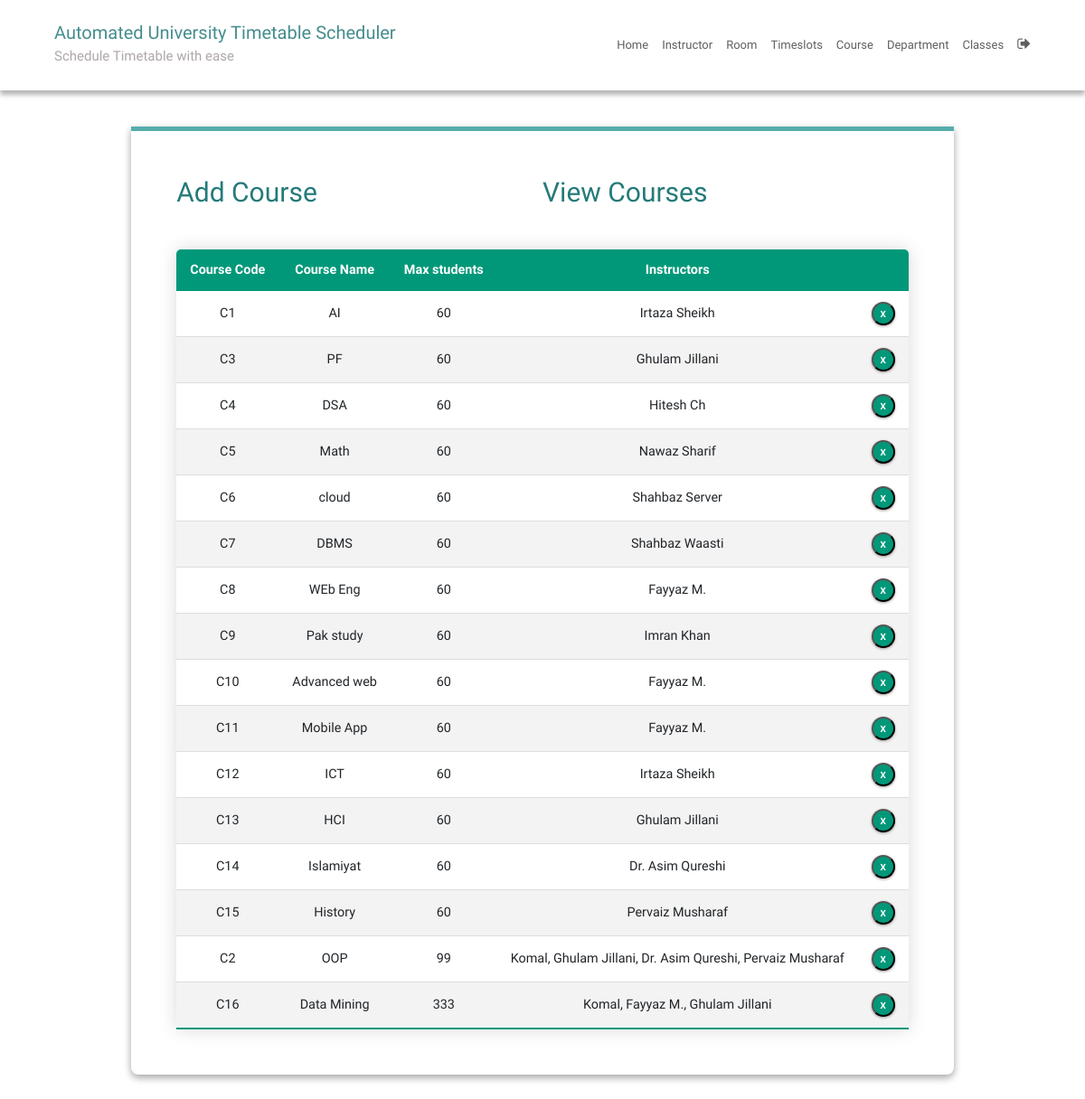
Page /courseEdit/ (signed in) on the earlier database version.
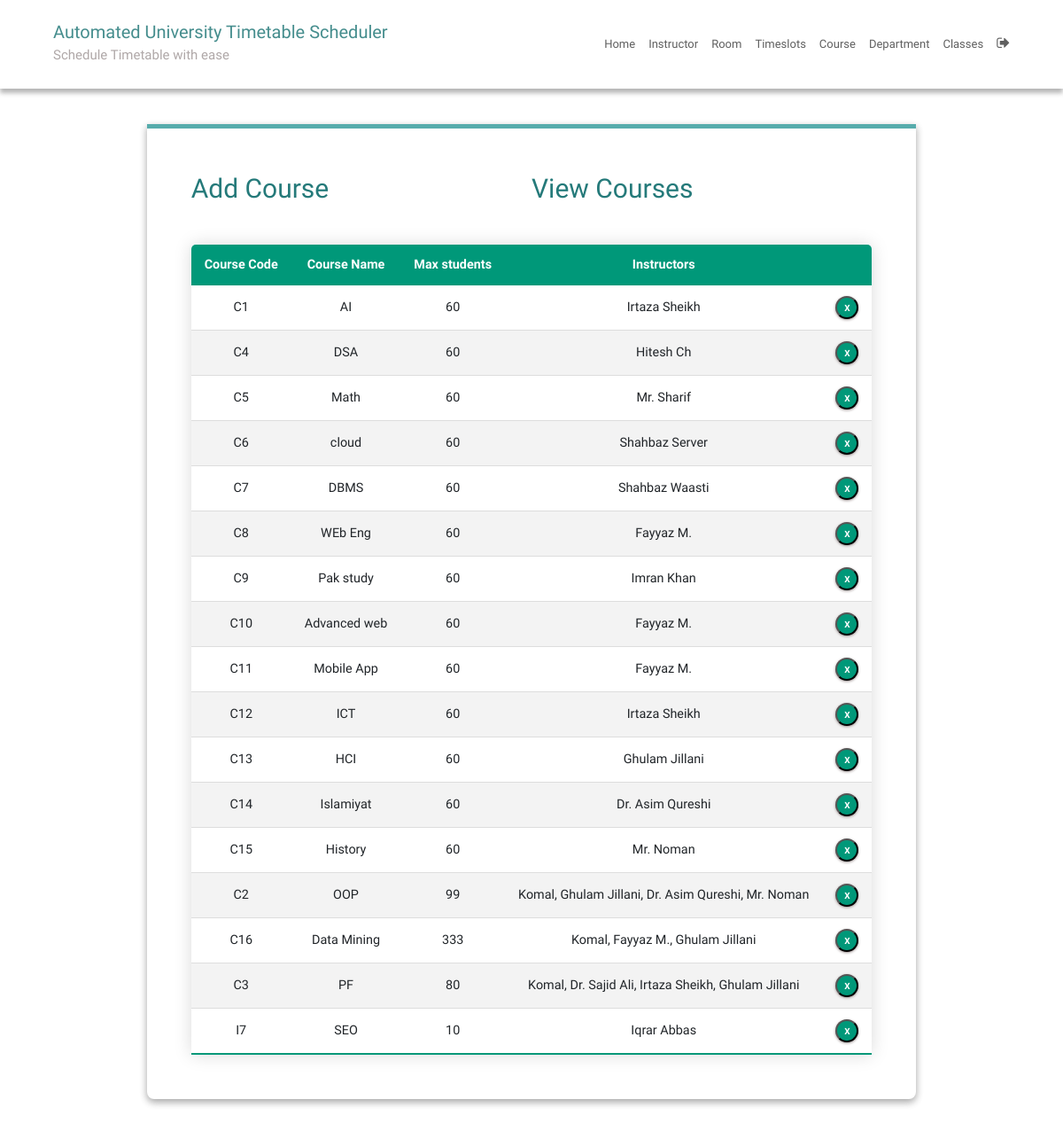
Same page on the later database version.
### SchedulerApp/models.py (models this page shows, shortened)
class Course(models.Model):
    course_number = models.CharField(max_length=5, primary_key=True)
    course_name = models.CharField(max_length=40)
    max_numb_students = models.CharField(max_length=65)
    instructors = models.ManyToManyField(Instructor)
    num_class_in_week = models.IntegerField(default=0) # num of classes in week per course

### SchedulerApp/views.py (the view)
# urls.py: path("courseEdit/", courseEdit, name="courseEdit"),
@login_required
def courseEdit(request):
    instructor = defaultdict(list)
    for course in Course.instructors.through.objects.all():
        course_number = course.course_id
        instructor_name = Instructor.objects.filter(id=course.instructor_id).values(
            "name"
        )[0]["name"]
        instructor[course_number].append(instructor_name)
    context = {"courses": Course.objects.all(), "instructor": instructor}
    return render(request, "courseEdit.html", context)

### SchedulerApp/templatetags/index.py (called while the page is built)
@register.filter
def dictKey(d, k):
    return ', '.join(d[k]) or ''

@register.tag
def active(parser, token):
    args = token.split_contents()
    template_tag = args[0]
    if len(args) < 2:
        raise (template.TemplateSyntaxError, f'{template_tag} tag requires at least one argument')
    return NavSelectedNode(args[1:])

    def render(self, context):
        path = context['request'].path
        for p in self.patterns:
            pValue = template.Variable(p).resolve(context)
            if path == pValue:
                return 'active'
        return ''

### templates/courseEdit.html (shortened to what this page needs)
{% extends 'base.html' %}
{% block content %}
{% load static %}
{% load index %}
<fieldset class="fieldset">
  <div class="tablink">
    <a href="{% url 'courseAdd'%}">
      <h1 onclick="openPage('new')" id="defaultOpen">Add Course</h1>
    </a>
    <h1 onclick="openPage('edit')" id="link_to_edit">View Courses</h1>
  </div>
  <div class="tabcontent" id="edit">
    <table class="editTable">
      <thead>
        <tr class="table-headers">
          <th>Course Code</th>
          <th>Course Name</th>
          <th>Max students</th>
          <th>Instructors</th>
          <th class="empty"></th>
        </tr>
      </thead>
      <tbody>
        {% for crs in courses %}
        <tr>
          <td>{{crs.course_number}}</td>
          <td>{{crs.course_name}}</td>
          <td>{{crs.max_numb_students}}</td>
          <td>{{instructor|dictKey:crs.course_number}}</td>
          <td class="empty">
            <form action="{% url 'deletecourse' crs.course_number %}" method="post">
              <input type="submit" value="X" class="cross">
            </form>
          </td>
        </tr>
        {% endfor %}
      </tbody>
    </table>
  </div>
</fieldset>
{% endblock %}

### templates/base.html (shortened to what this page needs)
{% load static %}
{% load index %}
{% url 'home' as home %}
{% url 'instructorAdd' as instructorAdd %}
{% url 'roomAdd' as roomAdd %}
{% url 'meetingTimeAdd' as meetingTimeAdd %}
{% url 'courseAdd' as courseAdd %}
{% url 'departmentAdd' as departmentAdd %}
{% url 'sectionAdd' as sectionAdd %}
{% url 'manageUsers' as manageUsers %}
<!DOCTYPE html>
<html lang="en">
<head>
    <link href="{% static "bootstrap-5.3.3/css/bootstrap.min.css" %}" rel="stylesheet">
    <link rel="stylesheet" href="https://cdnjs.cloudflare.com/ajax/libs/font-awesome/4.7.0/css/font-awesome.min.css">
    <link rel="stylesheet" type="text/css" href="{% static 'CSS/style.css' %}">
    <link rel="stylesheet" type="text/css" href="https://cdn.jsdelivr.net/npm/toastify-js/src/toastify.min.css">
</head>
<body>
<div class="main">
    <nav class="navbar">
        <div class="navbar-container">
            <div class="logo">
                <h2><a href="{{ home }}">Automated University Timetable Scheduler</a></h2>
                <h4>Schedule Timetable with ease</h4>
            </div>
            <ul class="menu-items">
                <li class="{% active request home %}"><a href="{{ home }}">Home</a></li>
                <li class="{% active request instructorAdd %}"><a href="{{ instructorAdd }}">Instructor</a></li>
                <li class="{% active request roomAdd %}"><a href="{{ roomAdd }}">Room</a></li>
                <li class="{% active request meetingTimeAdd %}"><a href="{{ meetingTimeAdd }}">Timeslots</a></li>
                <li class="{% active request courseAdd %}"><a href="{{ courseAdd }}">Course</a></li>
                <li class="{% active request departmentAdd %}"><a href="{{ departmentAdd }}">Department</a></li>
                <li class="{% active request sectionAdd %}"><a href="{{ sectionAdd }}">Classes</a></li>
                {% if user.is_authenticated %}
                    <li><a href="{% url 'logout' %}"><i style="font-size:1.6rem" class="fa">&#xf08b;</i></a></li>
                {% endif %}
            </ul>
        </div>
    </nav>
    <div class="container-fluid">
        <div class="row">
            <div class="col-md-12 col-xxl-12 col-xl-12 col-sm-12 ml-auto col-lg-12 formpart">
                {% block content %}
                {% endblock %}
            </div>
        </div>
    </div>
</div>
</body>
</html>

### static/CSS/style.css (style rules this page uses)
:root { --green1: #57ACAC; --green2: #38c0b3; --green3: #257a7a; --green4: #0FCD9D; --green5: #01d7a7; --green6: #00BE8E; --green7: #009879; --white: #fff; --grey: #aaa; --dark-grey: #444; --light-grey: #a29999; --lighter-grey: #dddddd; --lightest-grey: #f3f3f3; --box-shadow: #9e9292; }
html { box-sizing: border-box; scroll-behavior: smooth; }
html, body { margin: 0; padding: 0; min-height: 100%; text-rendering: optimizeLegibility; font-family: "Quicksand", sans-serif; font-size: 10px; }
body { position: relative; }
a { text-decoration: none; }
.logo h2 { color: var(--green3); }
.logo h2 a { text-decoration: none; color: inherit; }
.logo h4 { color: var(--light-grey); }
.navbar { box-shadow: 0px 5px 5px 0px var(--grey); position: relative; width: 100%; background: var(--white); color: #000; opacity: 0.85; height: 10rem; z-index: 12; }
.navbar-container { max-width:1200px; width: 90%; margin: auto; display: flex; justify-content: space-between; height: auto; align-items: center; }
.menu-items { order: 2; display: flex; margin-bottom: 0px; }
.menu-items li { list-style: none; margin-left: 1.5rem; font-size: 1.2rem; position: relative; }
.menu-items a { text-decoration: none; color: var(--dark-grey); position: relative; font-size: 1.3rem; font-weight: 500; transition: color 0.3s ease-in-out; }
.logo { order: 1; font-size: 3rem; }
.container-fluid { position: relative; top: 4rem; padding-bottom: 4rem; }
.menu-items li::before { content: ''; position: absolute; left: 0; bottom: -3px; width: 100%; height: 3px; background: #ff3f3f; transform-origin: center; transform: scaleX(0); }
fieldset { padding: 50px; border-radius: 0 0 8px 8px; background: transparent; box-shadow: rgba(0, 0, 0, 0.145) 0px 4px 8px, rgba(0, 0, 0, 0.24) 0px 3px 8px; border-top: 5px solid var(--green1); }
.fieldset { min-width: 65rem; font-size: 1.6rem; }
.formpart { display: flex; justify-content: center; height: auto; width: 100%; }
.tablink { display: grid; grid-template-columns: 1fr 1fr; }
.tablink h1 { color: var(--green3); padding-bottom: 2rem; cursor: pointer; font-size: 3rem; }
.tabcontent { display: grid; gap: 3rem; }
.editTable, .timetable { border-collapse: collapse; margin-top: 2rem; font-size: 0.9em; min-width: 40rem; border-radius: 5px 5px 0 0; overflow: hidden; box-shadow: 0 0 20px rgba(0, 0, 0, 0.15); text-align: center; }
.editTable thead tr, .timetable thead tr { background-color: var(--green7); color: var(--white); font-weight: bold; }
.editTable th, .editTable td, .timetable th, .timetable td { padding: 1.2rem 1.5rem; }
.editTable tbody tr, .timetable tbody tr { border-bottom: 1px solid var(--lighter-grey); }
.editTable tbody tr:nth-of-type(even), .timetable tbody tr:nth-of-type(even) { background-color: var(--lightest-grey); }
.editTable tbody tr:last-of-type, .timetable tbody tr:last-of-type { border-bottom: 2px solid var(--green7); }
.empty form { display: flex; justify-content: center; }
.cross { border-radius: 50%; font-size: 1rem; font-weight: bold; box-shadow: 0px 1px 3px 0px var(--box-shadow); padding: 4px; color: var(--white); background-color: var(--green7); cursor: pointer; width: 2.6rem; height: 2.6rem; }

Differences in the rows shown:
computed for Course "Math": course_number "Nawaz Sharif" → "Mr. Sharif"
computed for Course "History": course_number "Pervaiz Musharaf" → "Mr. Noman"
computed for Course "OOP": course_number "Komal, Ghulam Jillani, Dr. Asim Qureshi, Pervaiz Musharaf" → "Komal, Ghulam Jillani, Dr. Asim Qureshi, Mr. Noman"
changed Course "PF": max_numb_students "60" → "80"; course_number "Ghulam Jillani" → "Komal, Dr. Sajid Ali, Irtaza Sheikh, Ghulam Jillani"; moves down the list
added Course: course_number "I7", course_name "SEO", max_numb_students "10", course_number "Iqrar Abbas"
